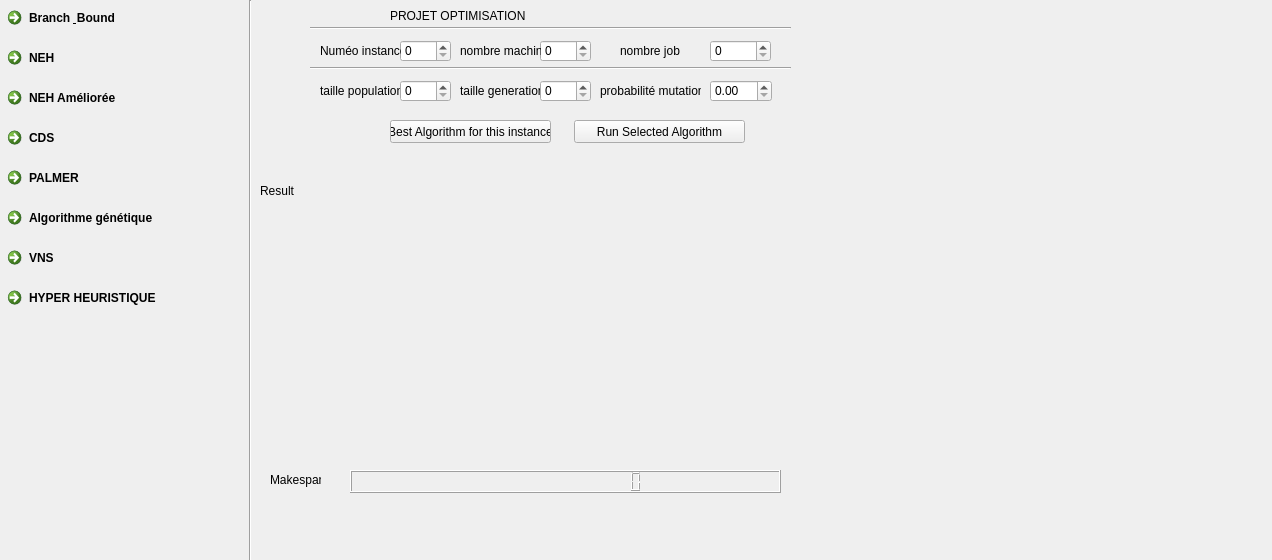
<?xml version="1.0" encoding="UTF-8"?>
<ui version="4.0">
 <class>ProjetOptim</class>
 <widget class="QMainWindow" name="ProjetOptim">
  <property name="geometry">
   <rect>
    <x>0</x>
    <y>0</y>
    <width>1272</width>
    <height>560</height>
   </rect>
  </property>
  <property name="windowTitle">
   <string>MainWindow</string>
  </property>
  <widget class="QWidget" name="centralwidget">
   <widget class="QSpinBox" name="val_0">
    <property name="geometry">
     <rect>
      <x>400</x>
      <y>40</y>
      <width>51</width>
      <height>22</height>
     </rect>
    </property>
   </widget>
   <widget class="QSpinBox" name="val_1">
    <property name="geometry">
     <rect>
      <x>540</x>
      <y>40</y>
      <width>51</width>
      <height>22</height>
     </rect>
    </property>
    <property name="maximum">
     <number>500</number>
    </property>
   </widget>
   <widget class="QSpinBox" name="val_2">
    <property name="geometry">
     <rect>
      <x>710</x>
      <y>40</y>
      <width>61</width>
      <height>22</height>
     </rect>
    </property>
    <property name="maximum">
     <number>500</number>
    </property>
   </widget>
   <widget class="QLabel" name="label">
    <property name="geometry">
     <rect>
      <x>320</x>
      <y>40</y>
      <width>81</width>
      <height>21</height>
     </rect>
    </property>
    <property name="text">
     <string>Numéo instance</string>
    </property>
   </widget>
   <widget class="QLabel" name="label_2">
    <property name="geometry">
     <rect>
      <x>460</x>
      <y>40</y>
      <width>81</width>
      <height>21</height>
     </rect>
    </property>
    <property name="text">
     <string>nombre machine</string>
    </property>
   </widget>
   <widget class="QLabel" name="label_3">
    <property name="geometry">
     <rect>
      <x>620</x>
      <y>40</y>
      <width>81</width>
      <height>21</height>
     </rect>
    </property>
    <property name="text">
     <string>nombre job</string>
    </property>
   </widget>
   <widget class="QLabel" name="label_4">
    <property name="geometry">
     <rect>
      <x>390</x>
      <y>0</y>
      <width>361</width>
      <height>31</height>
     </rect>
    </property>
    <property name="text">
     <string>PROJET OPTIMISATION</string>
    </property>
   </widget>
   <widget class="Line" name="line">
    <property name="geometry">
     <rect>
      <x>310</x>
      <y>20</y>
      <width>481</width>
      <height>16</height>
     </rect>
    </property>
    <property name="orientation">
     <enum>Qt::Horizontal</enum>
    </property>
   </widget>
   <widget class="Line" name="line_2">
    <property name="geometry">
     <rect>
      <x>310</x>
      <y>60</y>
      <width>481</width>
      <height>16</height>
     </rect>
    </property>
    <property name="orientation">
     <enum>Qt::Horizontal</enum>
    </property>
   </widget>
   <widget class="QPushButton" name="bestInstance">
    <property name="geometry">
     <rect>
      <x>390</x>
      <y>120</y>
      <width>161</width>
      <height>23</height>
     </rect>
    </property>
    <property name="text">
     <string>Best Algorithm for this instance</string>
    </property>
   </widget>
   <widget class="QPushButton" name="runButton">
    <property name="geometry">
     <rect>
      <x>574</x>
      <y>120</y>
      <width>171</width>
      <height>23</height>
     </rect>
    </property>
    <property name="text">
     <string>Run Selected Algorithm</string>
    </property>
   </widget>
   <widget class="QLabel" name="label_5">
    <property name="geometry">
     <rect>
      <x>270</x>
      <y>470</y>
      <width>51</width>
      <height>20</height>
     </rect>
    </property>
    <property name="text">
     <string>Makespan</string>
    </property>
   </widget>
   <widget class="QLCDNumber" name="timeField">
    <property name="geometry">
     <rect>
      <x>350</x>
      <y>470</y>
      <width>431</width>
      <height>23</height>
     </rect>
    </property>
    <property name="palette">
     <palette>
      <active>
       <colorrole role="Text">
        <brush brushstyle="SolidPattern">
         <color alpha="255">
          <red>0</red>
          <green>0</green>
          <blue>0</blue>
         </color>
        </brush>
       </colorrole>
       <colorrole role="ButtonText">
        <brush brushstyle="SolidPattern">
         <color alpha="255">
          <red>0</red>
          <green>0</green>
          <blue>0</blue>
         </color>
        </brush>
       </colorrole>
      </active>
      <inactive>
       <colorrole role="Text">
        <brush brushstyle="SolidPattern">
         <color alpha="255">
          <red>0</red>
          <green>0</green>
          <blue>0</blue>
         </color>
        </brush>
       </colorrole>
       <colorrole role="ButtonText">
        <brush brushstyle="SolidPattern">
         <color alpha="255">
          <red>0</red>
          <green>0</green>
          <blue>0</blue>
         </color>
        </brush>
       </colorrole>
      </inactive>
      <disabled>
       <colorrole role="Text">
        <brush brushstyle="SolidPattern">
         <color alpha="255">
          <red>0</red>
          <green>0</green>
          <blue>0</blue>
         </color>
        </brush>
       </colorrole>
       <colorrole role="ButtonText">
        <brush brushstyle="SolidPattern">
         <color alpha="255">
          <red>85</red>
          <green>0</green>
          <blue>0</blue>
         </color>
        </brush>
       </colorrole>
      </disabled>
     </palette>
    </property>
    <property name="font">
     <font>
      <family>Bodoni MT</family>
      <pointsize>18</pointsize>
     </font>
    </property>
    <property name="digitCount">
     <number>15</number>
    </property>
   </widget>
   <widget class="QLabel" name="label_6">
    <property name="geometry">
     <rect>
      <x>260</x>
      <y>180</y>
      <width>47</width>
      <height>21</height>
     </rect>
    </property>
    <property name="text">
     <string>Result</string>
    </property>
   </widget>
   <widget class="QCommandLinkButton" name="btn_0">
    <property name="geometry">
     <rect>
      <x>0</x>
      <y>0</y>
      <width>191</width>
      <height>41</height>
     </rect>
    </property>
    <property name="text">
     <string>Branch &amp; Bound</string>
    </property>
   </widget>
   <widget class="QCommandLinkButton" name="btn_1">
    <property name="geometry">
     <rect>
      <x>0</x>
      <y>40</y>
      <width>191</width>
      <height>41</height>
     </rect>
    </property>
    <property name="text">
     <string>NEH</string>
    </property>
   </widget>
   <widget class="QCommandLinkButton" name="btn_4">
    <property name="geometry">
     <rect>
      <x>0</x>
      <y>200</y>
      <width>231</width>
      <height>41</height>
     </rect>
    </property>
    <property name="text">
     <string>Algorithme génétique</string>
    </property>
   </widget>
   <widget class="QCommandLinkButton" name="btn_2">
    <property name="geometry">
     <rect>
      <x>0</x>
      <y>80</y>
      <width>191</width>
      <height>41</height>
     </rect>
    </property>
    <property name="text">
     <string>NEH Améliorée</string>
    </property>
   </widget>
   <widget class="QCommandLinkButton" name="btn_3">
    <property name="geometry">
     <rect>
      <x>0</x>
      <y>120</y>
      <width>191</width>
      <height>41</height>
     </rect>
    </property>
    <property name="text">
     <string>CDS</string>
    </property>
   </widget>
   <widget class="QCommandLinkButton" name="btn_5">
    <property name="geometry">
     <rect>
      <x>0</x>
      <y>240</y>
      <width>191</width>
      <height>41</height>
     </rect>
    </property>
    <property name="text">
     <string>VNS</string>
    </property>
   </widget>
   <widget class="QCommandLinkButton" name="btn_6">
    <property name="geometry">
     <rect>
      <x>0</x>
      <y>280</y>
      <width>191</width>
      <height>41</height>
     </rect>
    </property>
    <property name="text">
     <string>HYPER HEURISTIQUE</string>
    </property>
   </widget>
   <widget class="Line" name="line_3">
    <property name="geometry">
     <rect>
      <x>240</x>
      <y>0</y>
      <width>20</width>
      <height>561</height>
     </rect>
    </property>
    <property name="orientation">
     <enum>Qt::Vertical</enum>
    </property>
   </widget>
   <widget class="QCommandLinkButton" name="btn_7">
    <property name="geometry">
     <rect>
      <x>0</x>
      <y>160</y>
      <width>231</width>
      <height>41</height>
     </rect>
    </property>
    <property name="text">
     <string>PALMER</string>
    </property>
   </widget>
   <widget class="QLabel" name="label_resultat">
    <property name="geometry">
     <rect>
      <x>310</x>
      <y>180</y>
      <width>911</width>
      <height>261</height>
     </rect>
    </property>
    <property name="text">
     <string/>
    </property>
   </widget>
   <widget class="QLabel" name="label_8">
    <property name="geometry">
     <rect>
      <x>320</x>
      <y>80</y>
      <width>81</width>
      <height>21</height>
     </rect>
    </property>
    <property name="text">
     <string>taille population</string>
    </property>
   </widget>
   <widget class="QSpinBox" name="val_3">
    <property name="geometry">
     <rect>
      <x>400</x>
      <y>80</y>
      <width>51</width>
      <height>22</height>
     </rect>
    </property>
    <property name="maximum">
     <number>1000</number>
    </property>
   </widget>
   <widget class="QLabel" name="label_9">
    <property name="geometry">
     <rect>
      <x>460</x>
      <y>80</y>
      <width>81</width>
      <height>21</height>
     </rect>
    </property>
    <property name="text">
     <string>taille generation</string>
    </property>
   </widget>
   <widget class="QSpinBox" name="val_4">
    <property name="geometry">
     <rect>
      <x>540</x>
      <y>80</y>
      <width>51</width>
      <height>22</height>
     </rect>
    </property>
    <property name="maximum">
     <number>1000</number>
    </property>
   </widget>
   <widget class="QLabel" name="label_10">
    <property name="geometry">
     <rect>
      <x>600</x>
      <y>80</y>
      <width>101</width>
      <height>21</height>
     </rect>
    </property>
    <property name="text">
     <string>probabilité mutation</string>
    </property>
   </widget>
   <widget class="QDoubleSpinBox" name="doubleSpinBox">
    <property name="geometry">
     <rect>
      <x>710</x>
      <y>80</y>
      <width>62</width>
      <height>22</height>
     </rect>
    </property>
   </widget>
  </widget>
 </widget>
 <resources/>
 <connections/>
</ui>
